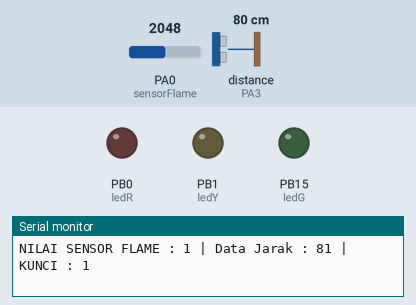
Recording of a sketch running on a simulated STM32 Blue Pill. Parts: output pins drawn as LEDs (lit = HIGH), the last lines printed to the serial monitor. Dashed ring = blinking. The inputs (shaded band) are chosen by the test bench; at power-on: distance to the obstacle (sensor on PA3) 80 cm, PA0 (sensorFlame) = 2048. The echo pulse lasts 58.3 µs per cm.

Above: at 2.6 s.
2.7 s: distance to the obstacle (sensor on PA3) set to 2 cm
At 3.51 s:
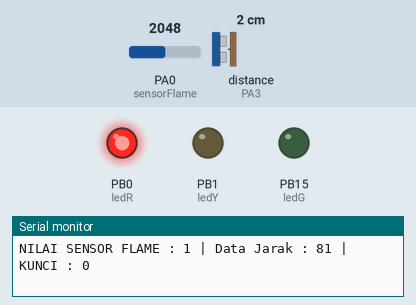
At 3.91 s:
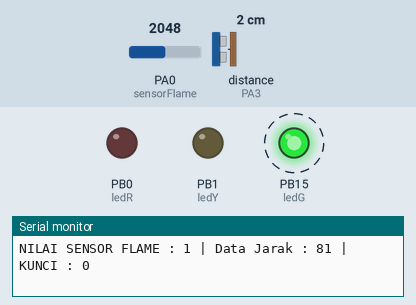
7.4 s: PA0 (sensorFlame) set to 4044
10.9 s: PA0 (sensorFlame) set to 4095
At 11.17 s:
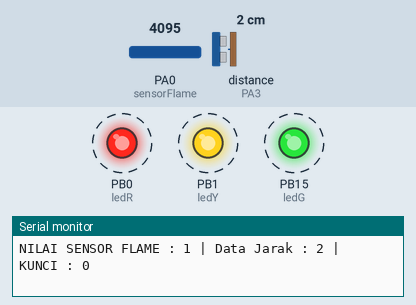
14.4 s: distance to the obstacle (sensor on PA3) set to 60 cm
17.9 s: distance to the obstacle (sensor on PA3) set to 4 cm
Timing chart, 0 to 22.4 s (numbered marks = the images above; inputs shaded):
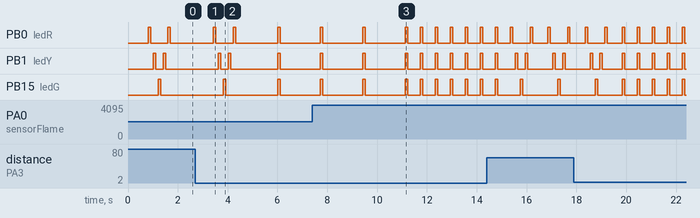

The sketch:

STM32_Challenge_Flame_Ultrasonik_LED.ino
```cpp
//LIBRARY
#include <NewPing.h>

//INISIALISASI VARIABLE
int ledR        = PB0;
int ledY        = PB1;
int ledG        = PB15;
int sensorFlame = PA0;
int triger      = PA2;
int echo        = PA3;
int batas       = 200; //MAKSIMAL 400 CM
int kunci       = 0;

NewPing cm(triger,echo,batas);

void setup() {
  Serial.begin(9600);
  pinMode(ledR,OUTPUT);
  pinMode(ledY,OUTPUT);
  pinMode(ledG,OUTPUT);
  pinMode(sensorFlame,INPUT);

}

void loop() {
  //BACA DATA / SENSOR
  int bacaFlame = analogRead(sensorFlame);
      bacaFlame = map(bacaFlame,168,4095,1,0);
  int bacaJarak = cm.ping_cm();

  //PRINT TO SERIAL
  Serial.print("NILAI SENSOR FLAME : ");
  Serial.print(bacaFlame);
  Serial.print(" | Data Jarak : ");
  Serial.print(bacaJarak);
  Serial.print(" | KUNCI : ");
  Serial.print(kunci);
  Serial.println();
  delay(500);

  //LOGIKA
  if(bacaFlame==1 and kunci==0){
    delay(300);
    kunci=1;
  }else if(bacaFlame==1 and kunci==1){
    delay(300);
    kunci=0;
  }

  //LOGIKA BACA JARAK JAUH
   if(kunci==true){
    if(bacaJarak <=20 and bacaJarak !=0){
      digitalWrite(ledR,HIGH);
      digitalWrite(ledY,HIGH);
      digitalWrite(ledG,HIGH);
      delay(100);
      digitalWrite(ledR,LOW);
      digitalWrite(ledY,LOW);
      digitalWrite(ledG,LOW);
    }else if (bacaJarak >=21 and bacaJarak <=50){
      digitalWrite(ledR,HIGH);
      digitalWrite(ledY,HIGH);
      digitalWrite(ledG,HIGH);
      delay(1000);
      digitalWrite(ledR,LOW);
      digitalWrite(ledY,LOW);
      digitalWrite(ledG,LOW);
    }else{
      digitalWrite(ledR,HIGH);
      delay(100);
      digitalWrite(ledR,LOW);
      delay(100);
      digitalWrite(ledY,HIGH);
      delay(100);
      digitalWrite(ledY,LOW);
      delay(100);
      digitalWrite(ledG,HIGH);
      delay(100);
      digitalWrite(ledG,LOW);
      delay(100);
      digitalWrite(ledY,HIGH);
      delay(100);
      digitalWrite(ledY,LOW);
      delay(100);
      digitalWrite(ledR,HIGH);
      delay(100);
      digitalWrite(ledR,LOW);
      delay(100);
    }
   }

   if(kunci==false){
      digitalWrite(ledR,LOW);
      digitalWrite(ledY,LOW);
      digitalWrite(ledG,LOW);
   }

}
```

Measured:
- the behaviour switches between 4094 and 4095 on PA0 (sensorFlame) (found by bisection; images 2 and 3)
- after the input at 2.7 s, PB0 (ledR): goes on until 6.1 s, then stays LOW
- after the input at 10.9 s, PB0 (ledR), PB1 (ledY), PB15 (ledG): alternates HIGH for 0.10 s and LOW for 0.50 s, starting after 0.83 s
- by itself, PB0 (ledR): alternates HIGH for 0.10 s and LOW for 0.70 s
- by itself, PB15 (ledG): alternates HIGH for 0.10 s and LOW for 2.1 s
